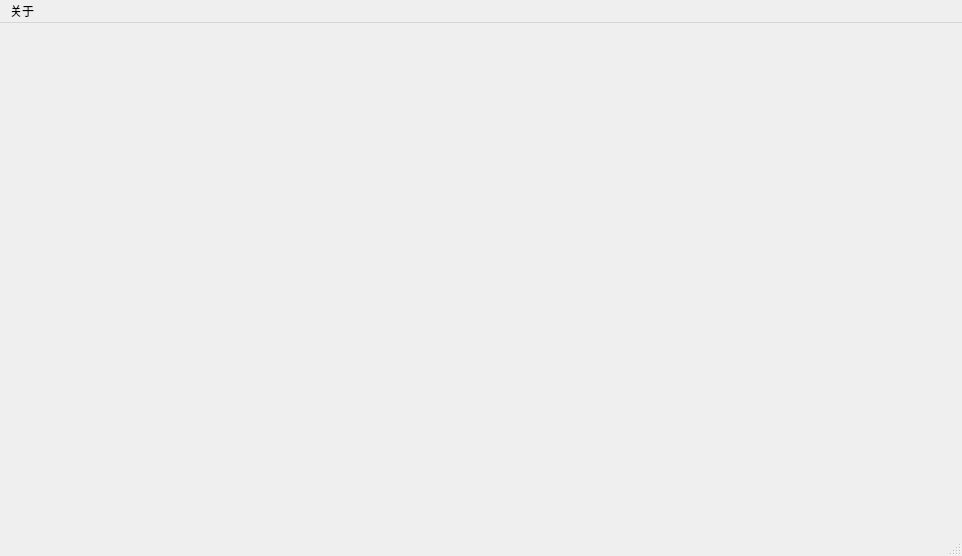
<?xml version="1.0" encoding="UTF-8"?>
<ui version="4.0">
    <class>ReaderHomepage</class>
    <widget class="QMainWindow" name="ReaderHomepage">
        <property name="geometry">
            <rect>
                <x>0</x>
                <y>0</y>
                <width>962</width>
                <height>556</height>
            </rect>
        </property>
        <property name="windowTitle">
            <string>读者自助区-图书借阅管理系统</string>
        </property>
        <widget class="QWidget" name="centralwidget"/>
        <widget class="QMenuBar" name="menubar">
            <property name="geometry">
                <rect>
                    <x>0</x>
                    <y>0</y>
                    <width>962</width>
                    <height>17</height>
                </rect>
            </property>
            <widget class="QMenu" name="menuAbout">
                <property name="title">
                    <string>关于</string>
                </property>
            </widget>
            <addaction name="menuAbout"/>
        </widget>
        <widget class="QStatusBar" name="statusbar"/>
    </widget>
    <resources/>
    <connections/>
</ui>
